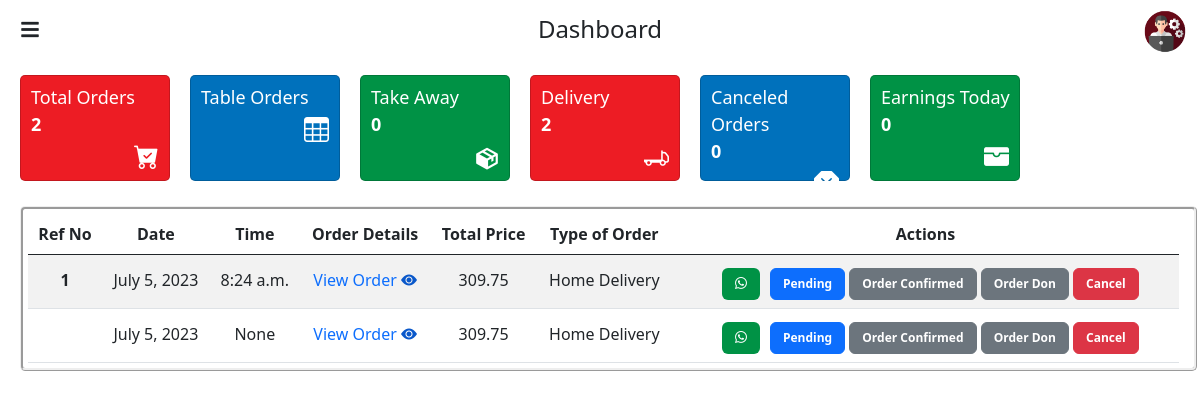
The app's page / (signed in) with its own data.
### adminapp/models.py (models this page shows, shortened)
class Order(models.Model):
    TYPE = (
        ('Home Delivery', 'Home Delivery'),
        ('Take Away', 'Take Away'),
    )
    PAYMENT_MODE = (
        ('Cash on Delivery', 'Cash on Delivery'),
        ('Card on Delivery', 'Card on Delivery'),
    )
    STATUS = (
        ('Pending', 'Pending'),
        ('Order Confirmed', 'Order Confirmed'),
        ('Order Don', 'Order Don'),
        ('Cancel', 'Cancel'),
    )
    cart = models.ManyToManyField(Cart)
    reference_number = models.CharField(max_length=100)
    order_type = models.CharField(max_length=100, choices=TYPE)
    name = models.CharField(max_length=200)
    whatsapp_number = models.CharField(max_length=20)
    contact_number = models.CharField(max_length=20)
    address_one = models.CharField(max_length=500)
    address_two = models.CharField(max_length=500)
    address_three = models.CharField(max_length=500)
    order_note = models.CharField(max_length=500)
    payment_mode = models.CharField(max_length=100, choices=PAYMENT_MODE)
    date = models.DateField(auto_now_add=True)
    time = models.TimeField(null=True, blank=True)
    status = models.CharField(max_length=100, choices=STATUS, default='Pending', null=True, blank=True)
    def get_product_total_price(self):
        total_price = Decimal(0)
        for order_item in self.cart.all():
            total_price += order_item.get_total_price_with_tax()
        return total_price
    def get_cart_total(self):
        total = Decimal(0)
        for cart_item in self.cart.all():
            total += cart_item.total
        return total

class Cart(models.Model):
    user = models.UUIDField(null=True, blank=True)
    product_price = models.ForeignKey(ProductPrice, on_delete=models.CASCADE)
    quantity = models.PositiveIntegerField(default=1)
    product_price_dummy = models.CharField(max_length=100, null=True, blank=True)
    tax_dummy = models.CharField(max_length=100, null=True, blank=True)
    total = models.DecimalField(max_digits=10, decimal_places=2, null=True, blank=True)
    def get_total_price_with_tax(self):
        if self.product_price.discount_price is not None:
            price = self.product_price.discount_price
        else:
            price = self.product_price.actual_price
        tax_amount = Decimal(price) * Decimal(self.product_price.tax) / 100
        total_price_with_tax = (Decimal(price) + tax_amount) * Decimal(self.quantity)
        return total_price_with_tax

### adminapp/views.py (the view, shortened to what this page needs)
# urls.py: path('',views.admin_index,name='admin_index'),
@login_required
def admin_index(request):
    tables = Table.objects.all()
    today = date.today()  # Get today's date
    orders = Order.objects.filter(date=today)
    total_orders_count = orders.count()
    canceled_orders = orders.filter(status='Cancel')
    canceled_orders_count = canceled_orders.count()
    orders_don = orders.filter(status='Order Don')
    total_cart_earnings = Decimal(0)
    for order in orders_don:
        total_cart_earnings += order.get_cart_total()
    order_types = []
    for order_type in Order.TYPE:
        count = orders.filter(order_type=order_type[0]).count()
        order_types.append((order_type[0], order_type[1], count))
    context = {
        'tables' : tables,
        'orders': orders,
        'total_orders_count': total_orders_count,
        'canceled_orders_count': canceled_orders_count,
        'total_cart_earnings': total_cart_earnings,
        'order_types': order_types,
    }
    return render(request, 'admin_index.html', context)

### adminapp/templates/admin_index.html (shortened to what this page needs)
<!DOCTYPE html>
{% load static %}
<html lang="en">
<head>
    <link href="https://cdn.jsdelivr.net/npm/bootstrap@5.3.0-alpha3/dist/css/bootstrap.min.css" rel="stylesheet">
    <link rel="stylesheet" href="https://cdn.jsdelivr.net/npm/bootstrap-icons@1.10.5/font/bootstrap-icons.css">
    <link href='https://unpkg.com/boxicons@2.1.4/css/boxicons.min.css' rel='stylesheet'>
	<link rel="stylesheet" href="https://cdnjs.cloudflare.com/ajax/libs/font-awesome/5.15.4/css/all.min.css">
	<link rel="stylesheet" href="{% static 'css/admin-index.css' %}">
	<link rel="stylesheet" href="{% static 'css/animated.css' %}">
</head>
<body>
    <header>
		<div class="row">
			<div class="col">
				<div class="menu-icon" id="menuIcon">
					<i class="fas fa-bars"></i>
				</div>
			</div>
			<div class="col">
				<div style="display: flex; justify-content: center; padding-top: 15px;">
					<h4>Dashboard</h4>
				</div>
			</div>
			<div class="col">
				<div class="admin-profile">
					<img src="{% static 'images/admin.png' %}" alt="Image" width="50px" style="padding-top: 8px; margin-right: 10px;">
				</div>
			</div>
		</div>
    </header>
	<div class="top">
		<div class="card-container fade-in-right">
			<div class="card" style="background-color: #ed1c24; color: #fff;">
				<div>
				<p style="font-size: 18px;     margin-bottom: 0rem;padding-top: 8px; padding-left: 10px;">Total Orders <br><span style="font-weight: bolder;">{{ total_orders_count }}</span></p>
				<i class="bi bi-cart-check-fill" style="font-size: 25px; padding-left: 113px;"></i>
				</div>
			</div>
			<div class="card" style="background-color: #0071bc; color: #fff;">
				<div>
				<p style="font-size: 18px;     margin-bottom: 0rem;padding-top: 8px; padding-left: 10px;">Table Orders <br></p>
				<i class="bi bi-table" style="font-size: 25px; padding-left: 113px;"></i>
				</div>
			</div>
			<div class="card" style="background-color: #009245; color: #fff;">
				<div>
					<p style="font-size: 18px; margin-bottom: 0rem; padding-top: 8px; padding-left: 10px;">
						Take Away <br>
						<span style="font-weight: bolder;">{{ order_types.1.2 }}</span>
					</p>
					<i class="bx bxs-package" style="font-size: 26px; padding-left: 113px; padding-top: 8px;"></i>
				</div>
			</div>
			<div class="card" style="background-color: #ed1c24; color: #fff;">
				<div>
					<p style="font-size: 18px; margin-bottom: 0rem; padding-top: 8px; padding-left: 10px;">
						Delivery <br>
						<span style="font-weight: bolder;"> {{ order_types.0.2 }}</span>
					</p>
					<i class="bi bi-truck-flatbed" style="font-size: 25px; padding-left: 113px;"></i>
				</div>
			</div>
			<div class="card" style="background-color: #0071bc; color: #fff;">
				<div>
				<p style="font-size: 18px;     margin-bottom: 0rem;padding-top: 8px; padding-left: 10px;">Canceled Orders<br><span style="font-weight: bolder;">{{ canceled_orders_count }}</span></p>
				<i class="bi bi-x-octagon-fill" style="font-size: 25px; padding-left: 113px;"></i>
				</div>
			</div>
			<div class="card" style="background-color: #009245;; color: #fff;">
				<div>
				<p style="font-size: 18px;     margin-bottom: 0rem;padding-top: 8px; padding-left: 10px;">Earnings Today <br><span style="font-weight: bolder;">{{ total_cart_earnings }}</span></p>
				<i class="bi bi-wallet-fill" style="font-size: 25px; padding-left: 113px;"></i>
				</div>
			</div>
		</div>
	</div>
	<div class="table-responsive fade-up">
        <table class="table table-striped">
            <thead style="border: thin;">
                <tr class="text-center">
                    <th scope="col" class="text-nowrap">Ref No</th>
                    <th scope="col" class="text-nowrap">Date</th>
                    <th scope="col" class="text-nowrap">Time</th>
                    <th scope="col" class="text-nowrap">Order Details</th>
                    <th scope="col" class="text-nowrap">Total Price</th>
					<th scope="col" class="text-nowrap">Type of Order</th>
					<th scope="col" class="text-nowrap">Actions</th>
                </tr>
            </thead>
			<tbody>
				{% if orders %}
					{% for order in orders %}
					{% if order.status == 'Pending' or order.status == 'Order Confirmed'  %}
							<tr class="text-center">
								<td class="text-nowrap" style="padding-top: 13px; font-weight: bold;">{{ order.reference_number }}</td>
								<td class="text-nowrap" style="padding-top: 13px;">{{ order.date }}</td>
								<td class="text-nowrap" style="padding-top: 13px;">{{ order.time }}</td>
								<td class="text-nowrap" style="padding-top: 13px;">
									<a href="{% url 'type_details' order_id=order.id %}">
										<span>View Order</span>
										<span>
											<i class="bi bi-eye-fill" style="color: #0a58ca;"></i>
										</span>
									</a>
								</td>
								<td class="text-nowrap" style="padding-top: 13px;">{{ order.get_cart_total }}</td>
								<td class="text-nowrap" style="padding-top: 13px;">{{ order.get_order_type_display }}</td>
								<td class="text-nowrap" style="padding-top: 13px; padding-left: 50px;">
									<div class="action-td">
										<div>
											<a href="https://api.whatsapp.com/send?phone={{ order.whatsapp_number }}&text=Hello%20I%20would%20like%20to%20contact%20you" target="_blank">
												<i class="bi bi-whatsapp btn" style="color: #fff; background-color: #009245; font-size: 12px; font-weight: bolder;"></i>
											</a>
										</div>
										<div style="padding-left: 10px;">
											<form method="post" id="cancel-form-{{ order.id }}">
												{% for status in order.STATUS %}
													{% if status.0 == 'Cancel' %}
													<button type="button" style="font-size: 12px; font-weight: bold;" onclick="updateStatus('{{ order.id }}', '{{ status.0 }}')" class="btn btn-danger {% if order.status == status.0 %}selected{% endif %}">
														{{ status.1 }}
													</button>
													{% else %}
													<button type="button" style="font-size: 12px; font-weight: bold;"  onclick="updateStatus('{{ order.id }}', '{{ status.0 }}')" class="btn {% if order.status == status.0 %}btn-primary selected{% else %}btn-secondary{% endif %}">
														{{ status.1 }}
													</button>
													{% endif %}
												{% endfor %}
											</form>
										</div>
									</div>
								</td>
							</tr>
						{% endif %}
					{% endfor %}
				{% else %}
					<tr>
						<td colspan="7" class="text-center">No orders for today.</td>
					</tr>
				{% endif %}
			</tbody>
        </table>
    </div>
</body>
</html>

### static/css/admin-index.css (style rules this page uses)
body { margin: 0; padding: 0; }
.menu-icon { display: flex; justify-content: center; align-items: center; width: 40px; height: 30px; cursor: pointer; position: fixed; top: 15px; left: 10px; z-index: 100; }
.menu-icon i { font-size: 20px; }
.admin-profile { display: flex; justify-content: end; }
.top .card-container { display: flex; overflow-x: scroll; scrollbar-width: none; -ms-overflow-style: none; width: 100%; padding: 10px; margin-top: 10px; }
.top .card-container { display: flex; overflow-x: scroll; scrollbar-width: none; -ms-overflow-style: none; width: 100%; padding: 10px; margin-top: 10px; margin-left: 260px; }
.top .card { width: 160px; height: 106px; margin-right: 30px; margin-left: 10px; border-radius: 5px; flex-shrink: 0; }
.table-responsive { margin-left: 280px; margin-right: 35px; margin-top: 15px; border: ridge; border-radius: 5px }
.table { margin: 5px; }
.table a { text-decoration: none; }
@media (max-width: 1300px) { .top .card { width: 150px; margin-right: 10px; } }
@media (max-width: 1300px) { .top .card-container { margin-left: 0px; } }
@media (max-width: 1300px) { .table-responsive { margin-left: 20px; margin-right: 3px; padding-right: 20px; } }
.action-td { display: flex; }
.admin-profile img { padding-top: 8px; margin-right: 10px; cursor: pointer; }

### records on screen
Order: reference_number "1", date "July 5, 2023", time "8:24 a.m.", get_cart_total "309.75", order_type "Home Delivery", status "Pending" "Order Confirmed" "Order Don", status "Cancel"
Order: date "July 5, 2023", time "None", get_cart_total "309.75", order_type "Home Delivery", status "Pending" "Order Confirmed" "Order Don", status "Cancel"

### other values on screen
{{ total_orders_count }} "2"
{{ order_types.1.2 }} "0"
{{ order_types.0.2 }} "2"
{{ canceled_orders_count }} "0"
{{ total_cart_earnings }} "0"
